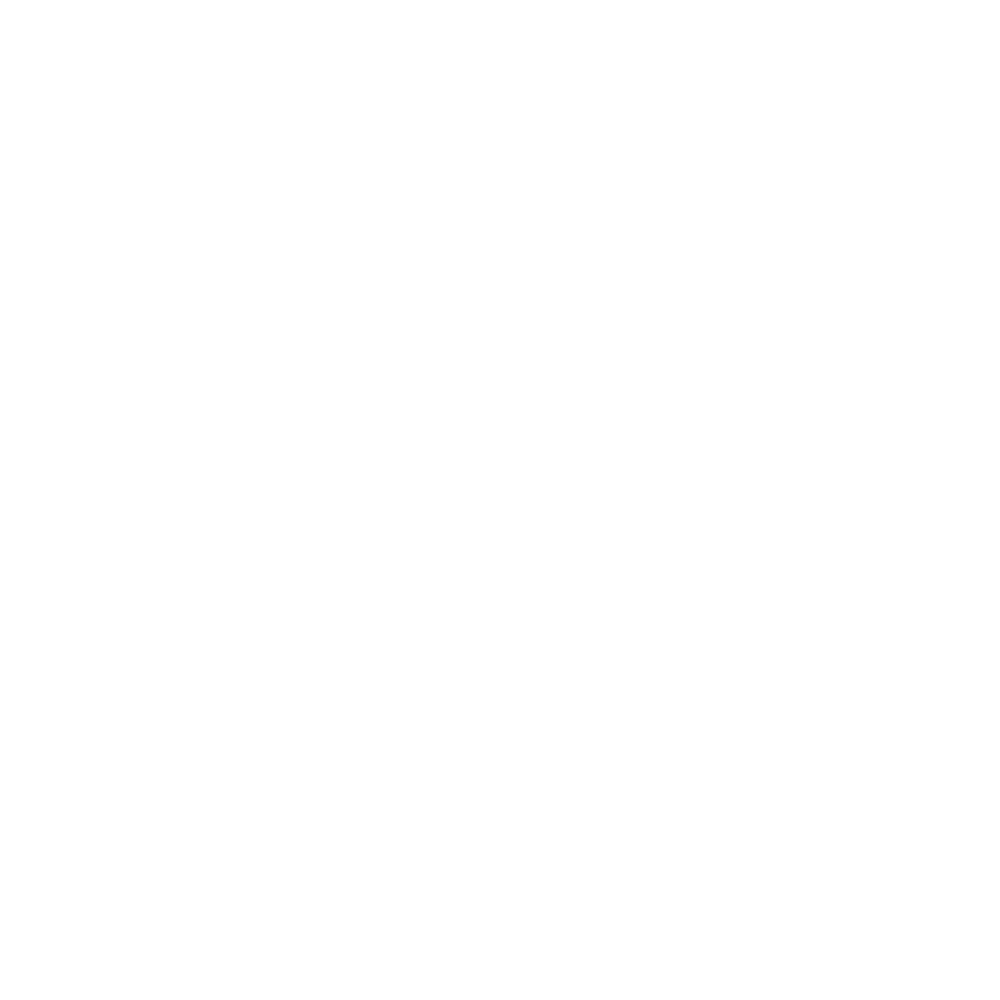
Frame 1 (no input)
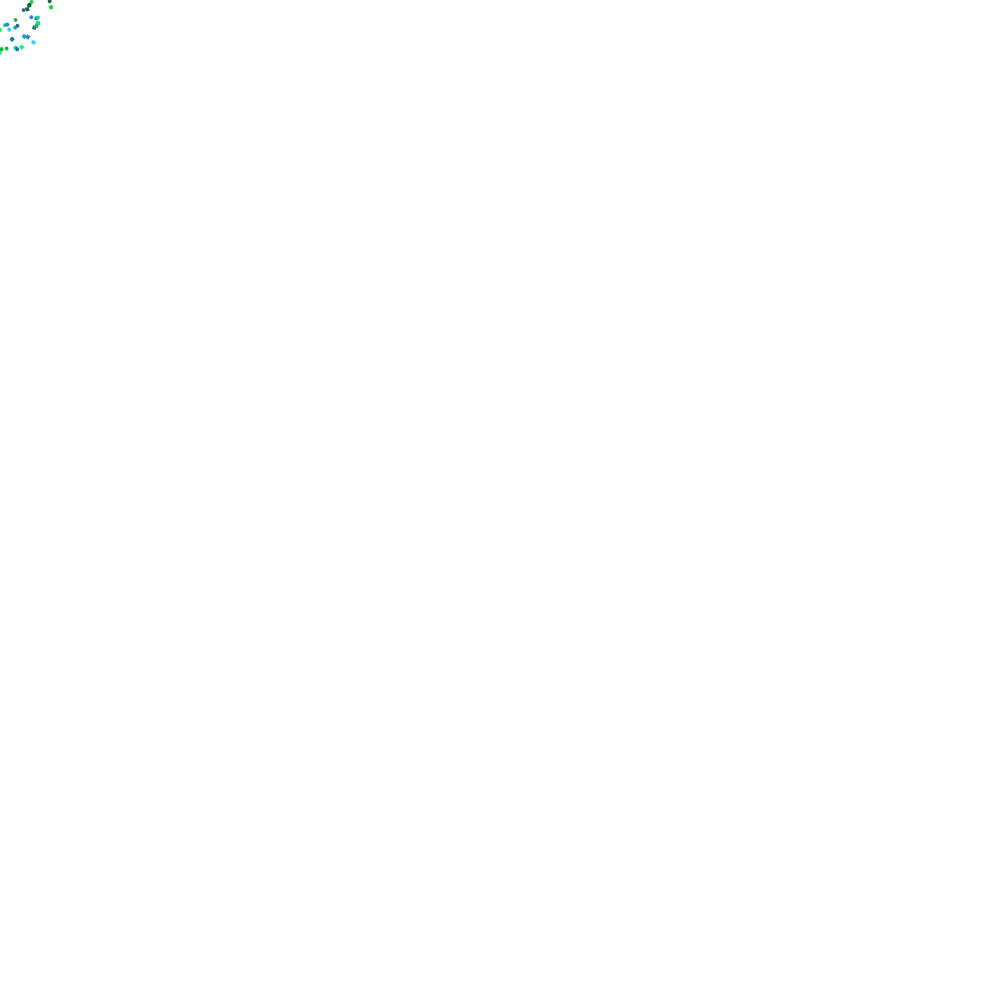
Frame 60 (no input)
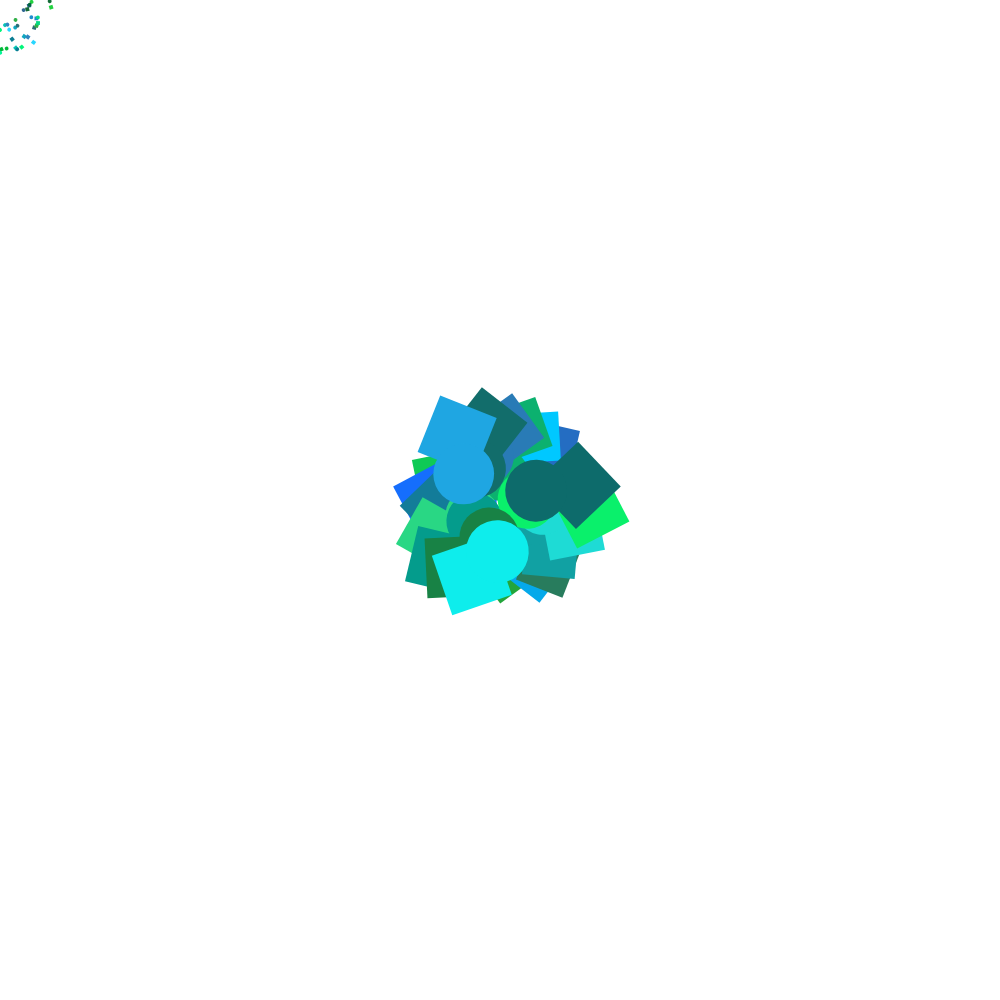
Frame 120 (the mouse pressed at the canvas centre since frame 60)

The p5.js sketch that drew these frames (run headless with seeded random() and noise() and a simulated clock; from frame 60 on, the mouse is pressed at the canvas centre):

// p5.js sketch
// ── sketch.js
var size;

function setup() {
  createCanvas(1000,1000);
  background(255);
  size = random(1, 5);

}

function draw() {
  noStroke();
  fill(random(0,50), random(100,255), random(50,255));
    translate(mouseX, mouseY);
    rotate(frameCount*2);
    rect(random(20,50),random(20,10), size, size);
    ellipse(random(20,50),random(20,10), size, size);

    if(mouseIsPressed){
      size++;
    }
}
